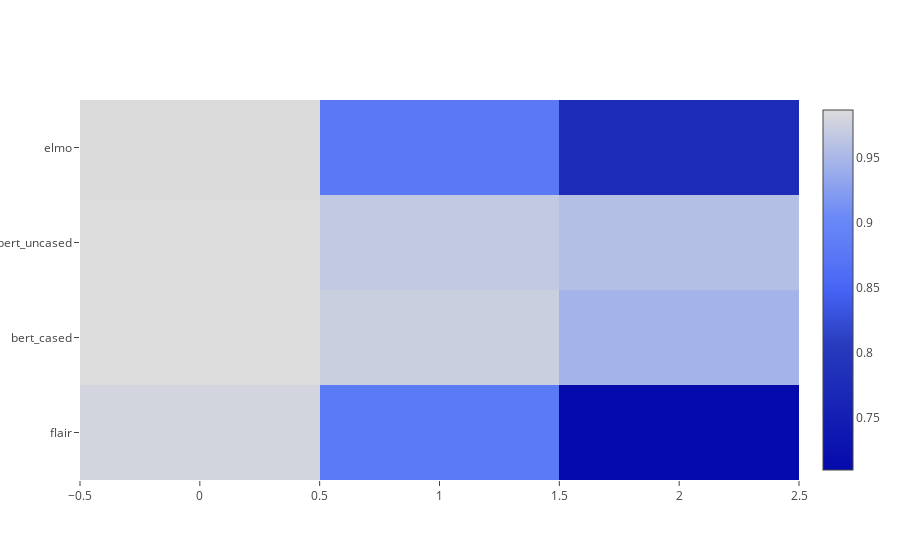
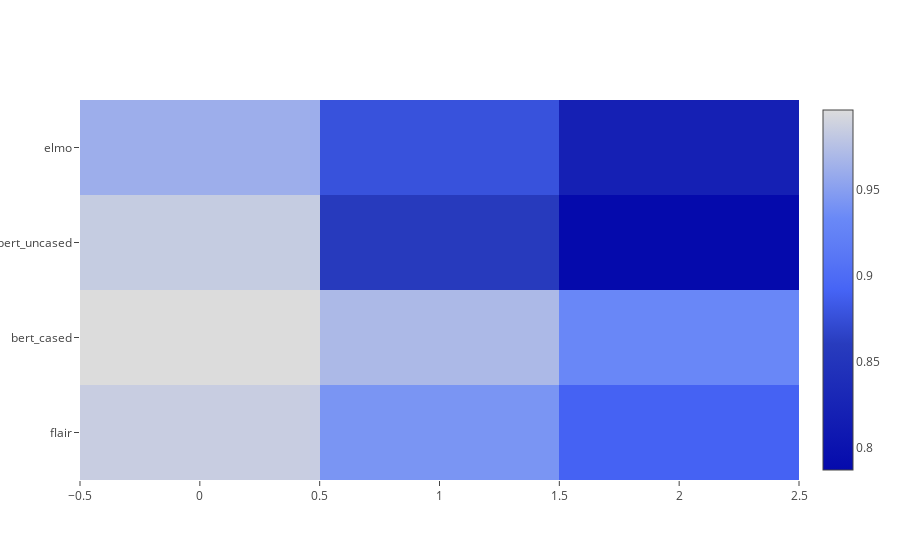
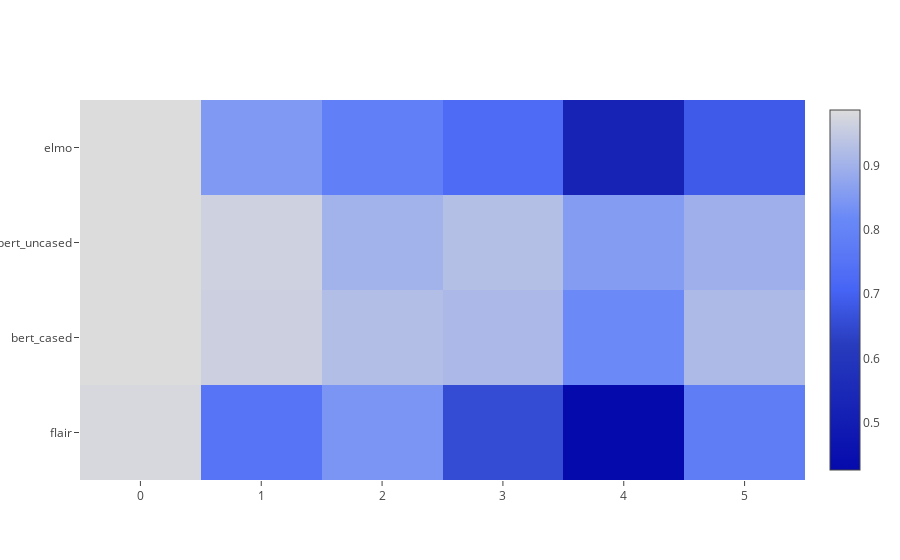
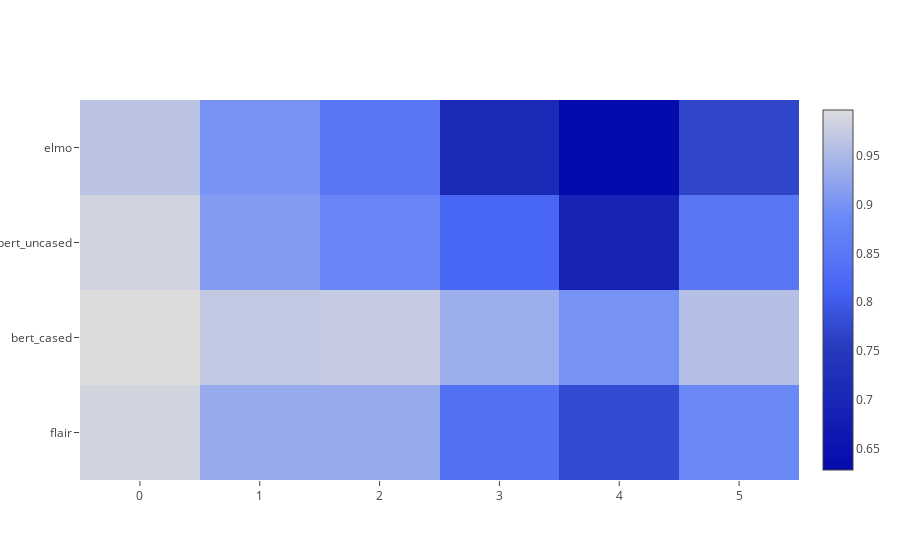

Notebook source saved alongside these figures, in order:
### Code cell
for i in range(min(len(sent_eu), len(sent_en))):
    
    print(f"\nSentence #{i}")
    print("Basque")
    plot_similarities(sent_eu, similarities_all_eu, scores_all_eu)
    print("English")
    plot_similarities(sent_en, similarities_all_en, scores_all_en)

### Figure 1 — Plotly figure (JSON) as saved in the notebook; plotly's stock layout.template omitted (floating-point values rounded to 4 significant figures)
{"data": [{"colorscale": "Blues", "type": "heatmap", "uid": "05d9369c-c381-4c0f-8ee3-40c1b9f0e399", "y": ["flair", "bert_cased", "bert_uncased", "elmo"], "z": [[0.9796, 0.8786, 0.7096], [0.9869, 0.9737, 0.9458], [0.987, 0.9681, 0.9579], [0.9864, 0.8772, 0.7741]]}], "layout": {}}

### Figure 2 — Plotly figure (JSON) as saved in the notebook; plotly's stock layout.template omitted (floating-point values rounded to 4 significant figures)
{"data": [{"colorscale": "Blues", "type": "heatmap", "uid": "b7737eea-026f-4100-8c5d-e2e58a38b6e9", "y": ["flair", "bert_cased", "bert_uncased", "elmo"], "z": [[0.9852, 0.9427, 0.8903], [0.9965, 0.9698, 0.9317], [0.984, 0.8576, 0.7869], [0.962, 0.8774, 0.8197]]}], "layout": {}}

### Figure 3 — Plotly figure (JSON) as saved in the notebook; plotly's stock layout.template omitted (floating-point values rounded to 4 significant figures)
{"data": [{"colorscale": "Blues", "type": "heatmap", "uid": "1a139c5a-39af-4843-808e-62c8d704b9fa", "y": ["flair", "bert_cased", "bert_uncased", "elmo"], "z": [[0.9796, 0.7504, 0.843, 0.6556, 0.426, 0.7815], [0.9869, 0.9613, 0.9269, 0.9148, 0.8215, 0.9179], [0.987, 0.9657, 0.902, 0.9284, 0.8578, 0.8958], [0.9864, 0.8515, 0.7864, 0.7262, 0.5235, 0.6864]]}], "layout": {}}

### Figure 4 — Plotly figure (JSON) as saved in the notebook; plotly's stock layout.template omitted (floating-point values rounded to 4 significant figures)
{"data": [{"colorscale": "Blues", "type": "heatmap", "uid": "8d127cff-d5a8-49ed-90c9-9ccda6433cf0", "y": ["flair", "bert_cased", "bert_uncased", "elmo"], "z": [[0.9852, 0.9295, 0.9297, 0.8371, 0.7775, 0.8854], [0.9965, 0.9707, 0.9736, 0.9349, 0.8978, 0.9584], [0.984, 0.9105, 0.8806, 0.8181, 0.6924, 0.8484], [0.9634, 0.8994, 0.8481, 0.7105, 0.6286, 0.7697]]}], "layout": {}}
